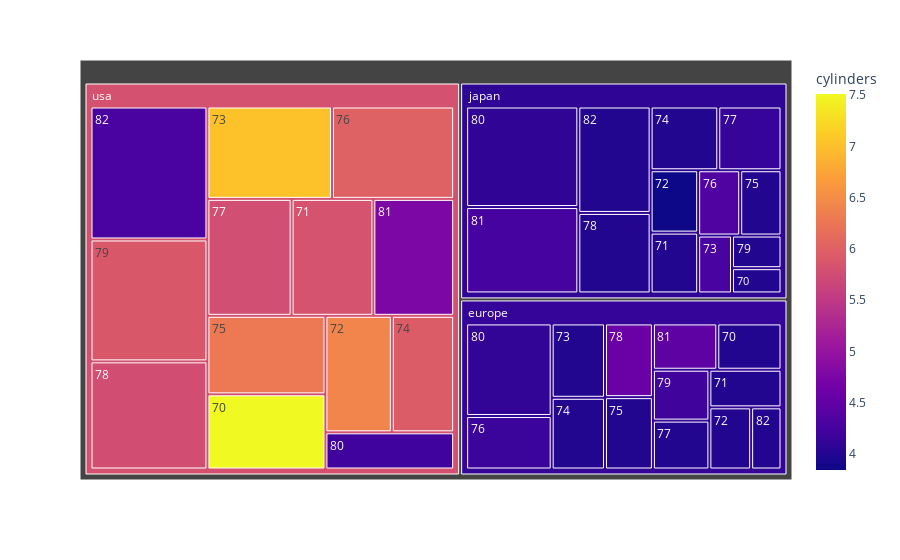

Write notebook code for a chart like this one.
### Code cell
px.treemap(data,values = "mpg", path = ["origin", "model_year"], color = "cylinders")

### Figure 1 — Plotly figure (JSON) as saved in the notebook; plotly's stock layout.template omitted (floating-point values rounded to 4 significant figures)
{"data": [{"branchvalues": "total", "customdata": [[4], [4], [7.512], [4], [4], [5.834], [4], [3.843], [6.416], [4], [4.275], [7.028], [4], [4], [5.942], [4], [4], [6.274], [4.17], [4.339], [6.005], [4], [4.137], [5.777], [4.579], [4], [5.771], [4.209], [4], [5.89], [4.108], [4.091], [4.211], [4.486], [4.251], [4.765], [4], [4], [4.289], [4.124], [4.085], [5.815]], "domain": {"x": [0, 1], "y": [0, 1]}, "hovertemplate": "labels=%{label}<br>mpg=%{value}<br>parent=%{parent}<br>id=%{id}<br>cylinders=%{color}<extra></extra>", "ids": ["europe/70", "japan/70", "usa/70", "europe/71", "japan/71", "usa/71", "europe/72", "japan/72", "usa/72", "europe/73", "japan/73", "usa/73", "europe/74", "japan/74", "usa/74", "europe/75", "japan/75", "usa/75", "europe/76", "japan/76", "usa/76", "europe/77", "japan/77", "usa/77", "europe/78", "japan/78", "usa/78", "europe/79", "japan/79", "usa/79", "europe/80", "japan/80", "usa/80", "europe/81", "japan/81", "usa/81", "europe/82", "japan/82", "usa/82", "europe", "japan", "usa"], "labels": ["70", "70", "70", "71", "71", "71", "72", "72", "72", "73", "73", "73", "74", "74", "74", "75", "75", "75", "76", "76", "76", "77", "77", "77", "78", "78", "78", "79", "79", "79", "80", "80", "80", "81", "81", "81", "82", "82", "82", "europe", "japan", "usa"], "marker": {"coloraxis": "coloraxis", "colors": [4, 4, 7.512, 4, 4, 5.834, 4, 3.843, 6.416, 4, 4.275, 7.028, 4, 4, 5.942, 4, 4, 6.274, 4.17, 4.339, 6.005, 4, 4.137, 5.777, 4.579, 4, 5.771, 4.209, 4, 5.89, 4.108, 4.091, 4.211, 4.486, 4.251, 4.765, 4, 4, 4.289, 4.124, 4.085, 5.815]}, "name": "", "parents": ["europe", "japan", "usa", "europe", "japan", "usa", "europe", "japan", "usa", "europe", "japan", "usa", "europe", "japan", "usa", "europe", "japan", "usa", "europe", "japan", "usa", "europe", "japan", "usa", "europe", "japan", "usa", "europe", "japan", "usa", "europe", "japan", "usa", "europe", "japan", "usa", "europe", "japan", "usa", "", "", ""], "type": "treemap", "values": [126, 51, 336, 115, 118, 362, 110, 121, 293, 168, 80, 436, 162, 176, 275, 147, 110, 351, 194, 112, 427.5, 117, 164.5, 373, 149.7, 237.5, 479, 121.8, 65.9, 540, 335.6, 460.2, 181.4, 126.3, 395.5, 357.9, 80, 314, 589, 1952.0, 2406.0, 5001.0]}], "layout": {"coloraxis": {"colorbar": {"title": {"text": "cylinders"}}, "colorscale": [[0, "#0d0887"], [0.1111, "#46039f"], [0.2222, "#7201a8"], [0.3333, "#9c179e"], [0.4444, "#bd3786"], [0.5556, "#d8576b"], [0.6667, "#ed7953"], [0.7778, "#fb9f3a"], [0.8889, "#fdca26"], [1, "#f0f921"]]}, "legend": {"tracegroupgap": 0}, "margin": {"t": 60}}}
